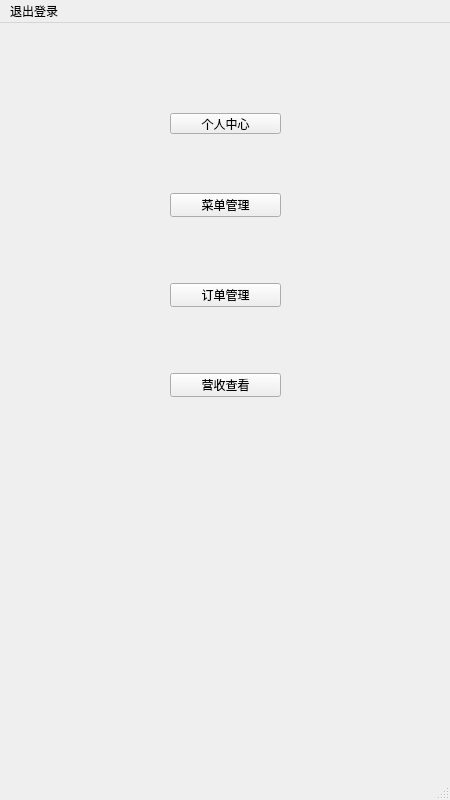
<?xml version="1.0" encoding="UTF-8"?>
<ui version="4.0">
 <class>MainWindow_tob</class>
 <widget class="QMainWindow" name="MainWindow_tob">
  <property name="geometry">
   <rect>
    <x>0</x>
    <y>0</y>
    <width>450</width>
    <height>800</height>
   </rect>
  </property>
  <property name="minimumSize">
   <size>
    <width>450</width>
    <height>800</height>
   </size>
  </property>
  <property name="maximumSize">
   <size>
    <width>450</width>
    <height>800</height>
   </size>
  </property>
  <property name="windowTitle">
   <string>MainWindow</string>
  </property>
  <widget class="QWidget" name="centralwidget">
   <widget class="QLabel" name="label">
    <property name="geometry">
     <rect>
      <x>20</x>
      <y>10</y>
      <width>401</width>
      <height>31</height>
     </rect>
    </property>
    <property name="font">
     <font>
      <pointsize>15</pointsize>
     </font>
    </property>
    <property name="text">
     <string/>
    </property>
    <property name="alignment">
     <set>Qt::AlignCenter</set>
    </property>
   </widget>
   <widget class="QPushButton" name="pushButton">
    <property name="geometry">
     <rect>
      <x>170</x>
      <y>170</y>
      <width>111</width>
      <height>24</height>
     </rect>
    </property>
    <property name="text">
     <string>菜单管理</string>
    </property>
   </widget>
   <widget class="QPushButton" name="pushButton_2">
    <property name="geometry">
     <rect>
      <x>170</x>
      <y>260</y>
      <width>111</width>
      <height>24</height>
     </rect>
    </property>
    <property name="text">
     <string>订单管理</string>
    </property>
   </widget>
   <widget class="QPushButton" name="pushButton_3">
    <property name="geometry">
     <rect>
      <x>170</x>
      <y>350</y>
      <width>111</width>
      <height>24</height>
     </rect>
    </property>
    <property name="text">
     <string>营收查看</string>
    </property>
   </widget>
   <widget class="QPushButton" name="pushButton_4">
    <property name="geometry">
     <rect>
      <x>170</x>
      <y>90</y>
      <width>111</width>
      <height>21</height>
     </rect>
    </property>
    <property name="font">
     <font>
      <pointsize>9</pointsize>
     </font>
    </property>
    <property name="text">
     <string>个人中心</string>
    </property>
   </widget>
  </widget>
  <widget class="QStatusBar" name="statusbar"/>
  <widget class="QMenuBar" name="menubar">
   <property name="geometry">
    <rect>
     <x>0</x>
     <y>0</y>
     <width>450</width>
     <height>21</height>
    </rect>
   </property>
   <widget class="QMenu" name="menu">
    <property name="title">
     <string>退出登录</string>
    </property>
   </widget>
   <addaction name="menu"/>
  </widget>
  <action name="action_back">
   <property name="text">
    <string>退出登录</string>
   </property>
  </action>
  <action name="action_3">
   <property name="text">
    <string>修改地址</string>
   </property>
  </action>
  <action name="action_change">
   <property name="text">
    <string>修改信息</string>
   </property>
  </action>
 </widget>
 <resources/>
 <connections/>
</ui>
